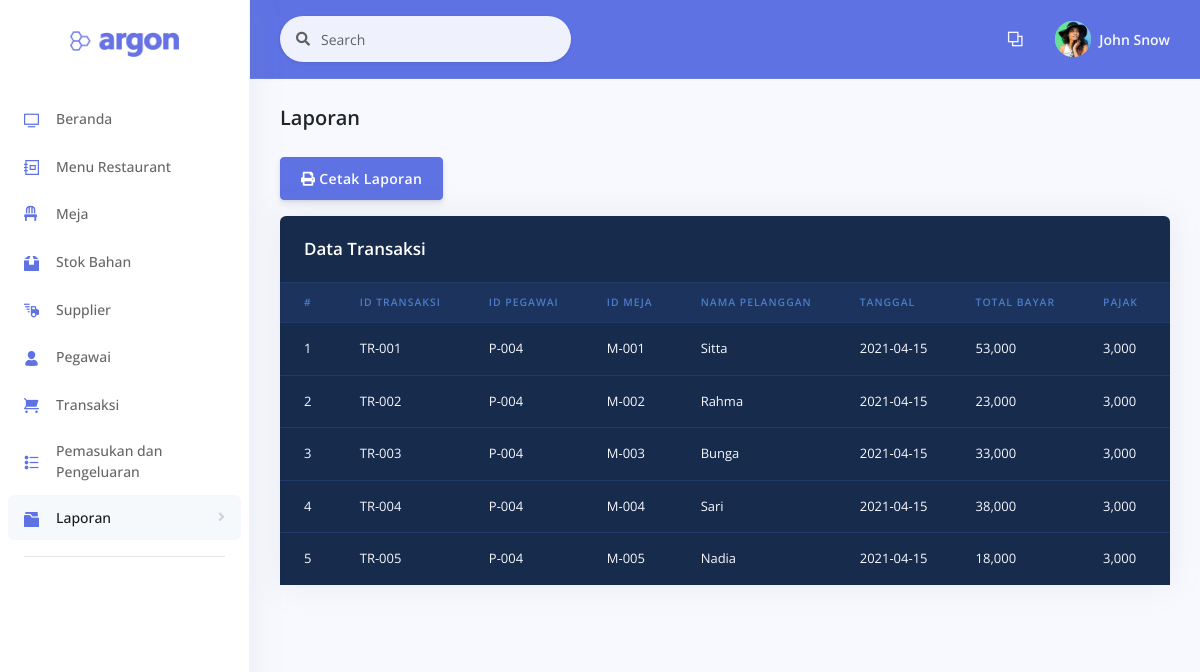
The page /examples/laporantransaksi.php on the database as committed earlier.
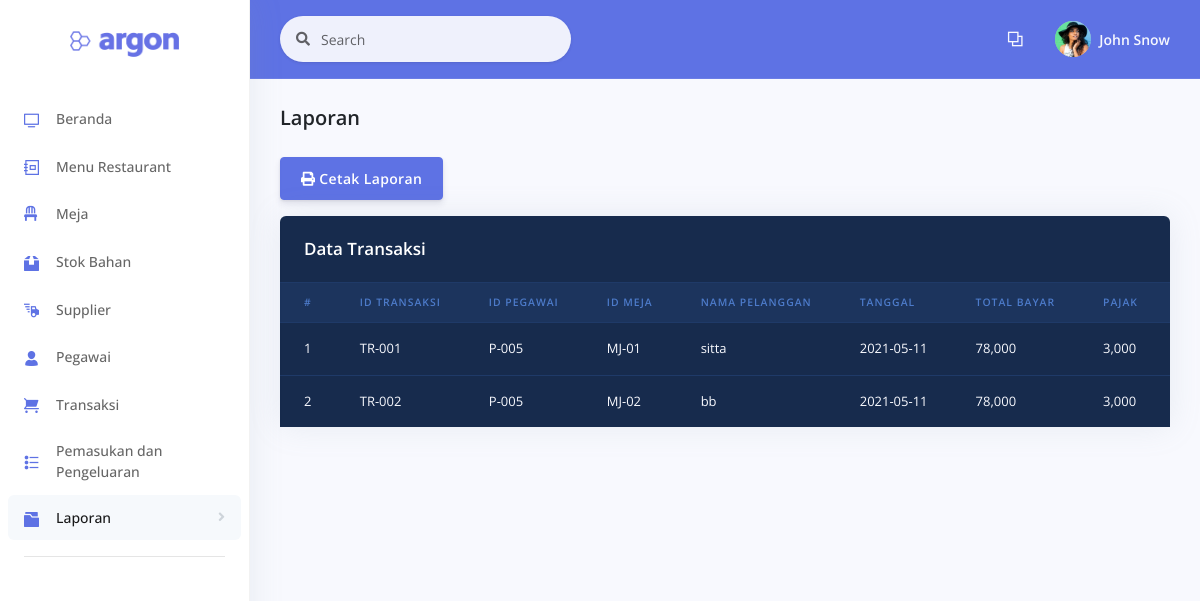
The same page on the database as committed later.
### tables this page shows
CREATE TABLE `transaksi` (
  `id_transaksi` varchar(7) NOT NULL,
  `id_pegawai` varchar(7) NOT NULL,
  `id_meja` varchar(7) NOT NULL,
  `nama_pelanggan` varchar(50) NOT NULL,
  `tanggal` date NOT NULL,
  `total_bayar` int(11) NOT NULL,
  `pajak` int(11) NOT NULL,
  `tunai` int(11) NOT NULL,
  `kembali` int(11) NOT NULL
);

### examples/functions.php (called while the page is built, shortened)
<?php
function koneksi() {
	$conn = mysqli_connect("localhost", "root", "");
	mysqli_select_db($conn, "pw_restaurant");
	return $conn;
}
function query($sql) {
	$conn = koneksi();
	$result = mysqli_query($conn, "$sql");
	$rows = [];
	while ($row = mysqli_fetch_assoc($result)) {
		$rows[] = $row;
	}
	return $rows;
}
?>

### examples/laporantransaksi.php (the view, shortened to what the changed rows need)
<?php
  require 'functions.php';
  $transaksi = query("SELECT * FROM transaksi");
?>
<!DOCTYPE html>
<html>
<head>
  <link rel="stylesheet" href="../assets/vendor/nucleo/css/nucleo.css" type="text/css">
  <link rel="stylesheet" href="../assets/vendor/@fortawesome/fontawesome-free/css/all.min.css" type="text/css">
  <link rel="stylesheet" href="../assets/css/argon.css?v=1.2.0" type="text/css">
</head>
<body>
  <div class="main-content" id="panel">
    <div class="header pb-6">
      <div class="container-fluid">
        <div class="header-body">
            <div class="row">
              <div class="col">
                <div class="card bg-default shadow">
                  <div class="table-responsive">
                    <table class="table align-items-center table-dark table-flush">
                      <thead class="thead-dark">
                        <tr>
                          <th scope="col" class="sort" data-sort="name">#</th>
                          <th scope="col" class="sort" data-sort="budget">ID Transaksi</th>
                          <th scope="col" class="sort" data-sort="status">ID Pegawai</th>
                          <th scope="col" class="sort" data-sort="status">ID Meja</th>
                          <th scope="col" class="sort" data-sort="status">Nama Pelanggan</th>
                          <th scope="col" class="sort" data-sort="status">Tanggal</th>
                          <th scope="col" class="sort" data-sort="status">Total Bayar</th>
                          <th scope="col" class="sort" data-sort="status">Pajak</th>
                          <th scope="col" class="sort" data-sort="status">Tunai</th>
                        </tr>
                      </thead>
                      <tbody class="list">
                        <?php $i = 1; ?>
                        <?php foreach ($transaksi as $trans) { ?>
                          <tr>
                            <td><?php echo $i++; ?></td>
                            <td><?php echo $trans['id_transaksi']; ?></td>
                            <td><?php echo $trans['id_pegawai']; ?></td>
                            <td><?php echo $trans['id_meja']; ?></td>
                            <td><?php echo $trans['nama_pelanggan']; ?></td>
                            <td><?php echo $trans['tanggal']; ?></td>
                            <td><?php echo number_format($trans['total_bayar']); ?></td>
                            <td><?php echo number_format($trans['pajak']); ?></td>
                            <td><?php echo number_format($trans['tunai']); ?></td>
                          </tr>
                        <?php } ?>
                      </tbody>
                    </table>
                  </div>
                </div>
              </div>
            </div>
        </div>
      </div>
    </div>
  </div>
</body>
</html>

Rows that differ between the two databases and show on the page:
removed transaksi: id_transaksi "TR-003", id_pegawai "P-004", id_meja "M-003", nama_pelanggan "Bunga", tanggal "2021-04-15", total_bayar "33,000", pajak "3,000"
removed transaksi: id_transaksi "TR-004", id_pegawai "P-004", id_meja "M-004", nama_pelanggan "Sari", tanggal "2021-04-15", total_bayar "38,000", pajak "3,000"
removed transaksi: id_transaksi "TR-005", id_pegawai "P-004", id_meja "M-005", nama_pelanggan "Nadia", tanggal "2021-04-15", total_bayar "18,000", pajak "3,000"
changed transaksi "TR-001": id_pegawai "P-004" → "P-005"; id_meja "M-001" → "MJ-01"; nama_pelanggan "Sitta" → "sitta"; tanggal "2021-04-15" → "2021-05-11"; total_bayar "53,000" → "78,000"
changed transaksi "TR-002": id_pegawai "P-004" → "P-005"; id_meja "M-002" → "MJ-02"; nama_pelanggan "Rahma" → "bb"; tanggal "2021-04-15" → "2021-05-11"; total_bayar "23,000" → "78,000"
